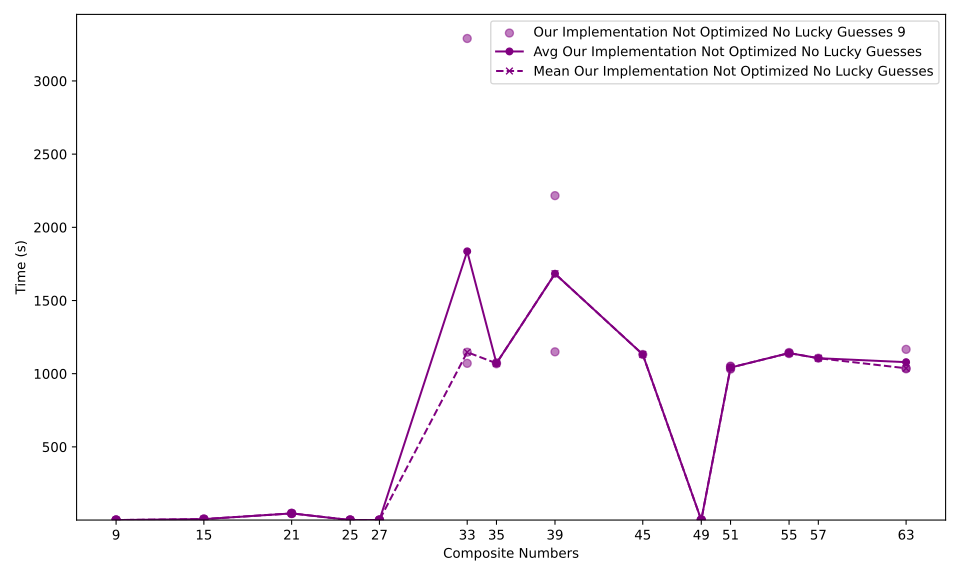

Generate this figure with Python:
import json
import matplotlib.pyplot as plt
import numpy as np
from numpy import nan
import os

# Load JSON data
def load_json(file_path):
    with open(file_path, 'r') as file:
        return json.load(file)

# Load all data files
avg_mean = load_json('../average_mean_no_lucky_guesses.json')
times = load_json('../times_no_lucky_guesses.json')

# Extract the composite numbers from all files
odd_composite_numbers = set(map(int, avg_mean['odd_composite_numbers'].keys()))
odd_composite_numbers_times = set(map(int, times['odd_composite_numbers'].keys()))

# Find the union of all composite numbers across all files
all_odd_composite_numbers = sorted(odd_composite_numbers | odd_composite_numbers_times)

# Prepare data for plotting (handle missing values as NaN)
avg = [avg_mean['odd_composite_numbers'].get(str(num), [nan, nan])[0] for num in all_odd_composite_numbers]
mean = [avg_mean['odd_composite_numbers'].get(str(num), [nan, nan])[1] for num in all_odd_composite_numbers]

# Prepare runtime data for the composite numbers (handle missing values as NaN)
times_values = [times['odd_composite_numbers'].get(str(num), []) for num in all_odd_composite_numbers]

# Create the plot
plt.figure(figsize=(10, 6))

# Plot individual runtimes as scatter points
for i, num in enumerate(all_odd_composite_numbers):
    # Scatter for normal mode
    if times_values[i]:
        plt.scatter([num] * len(times_values[i]), times_values[i], color='purple', alpha=0.5, label=f'Our Implementation Not Optimized No Lucky Guesses {num}' if i == 0 else "")
  
# Plot average and mean trend lines with interpolation (skip missing values)
plt.plot(all_odd_composite_numbers, avg, color='purple', label='Avg Our Implementation Not Optimized No Lucky Guesses', linestyle='-', marker='o', markersize=5)
plt.plot(all_odd_composite_numbers, mean, color='purple', linestyle='--', label='Mean Our Implementation Not Optimized No Lucky Guesses', marker='x', markersize=5)

# Set dynamic y-axis limits
all_times = [time for sublist in times_values for time in sublist if time is not None]
y_min = min(all_times) * 0.95 if all_times else 0  # Add 5% padding for y-axis lower limit
y_max = max(all_times) * 1.05 if all_times else 1  # Add 5% padding for y-axis upper limit

# Set the limits for the plot
plt.ylim(y_min, y_max)

# Labels and title
plt.xlabel('Composite Numbers')
plt.ylabel('Time (s)')

# Add legend and display
plt.legend()

# Set the x-ticks to display every 5th number
tick_step = 1
x_ticks = all_odd_composite_numbers[::tick_step]  # Get every 5th number
plt.xticks(x_ticks)

plt.tight_layout()

# Get the script name
script_name = os.path.splitext(os.path.basename(__file__))[0]
output_file = f"{script_name}.svg"

# Save the plot
plt.savefig(output_file, format='svg')
